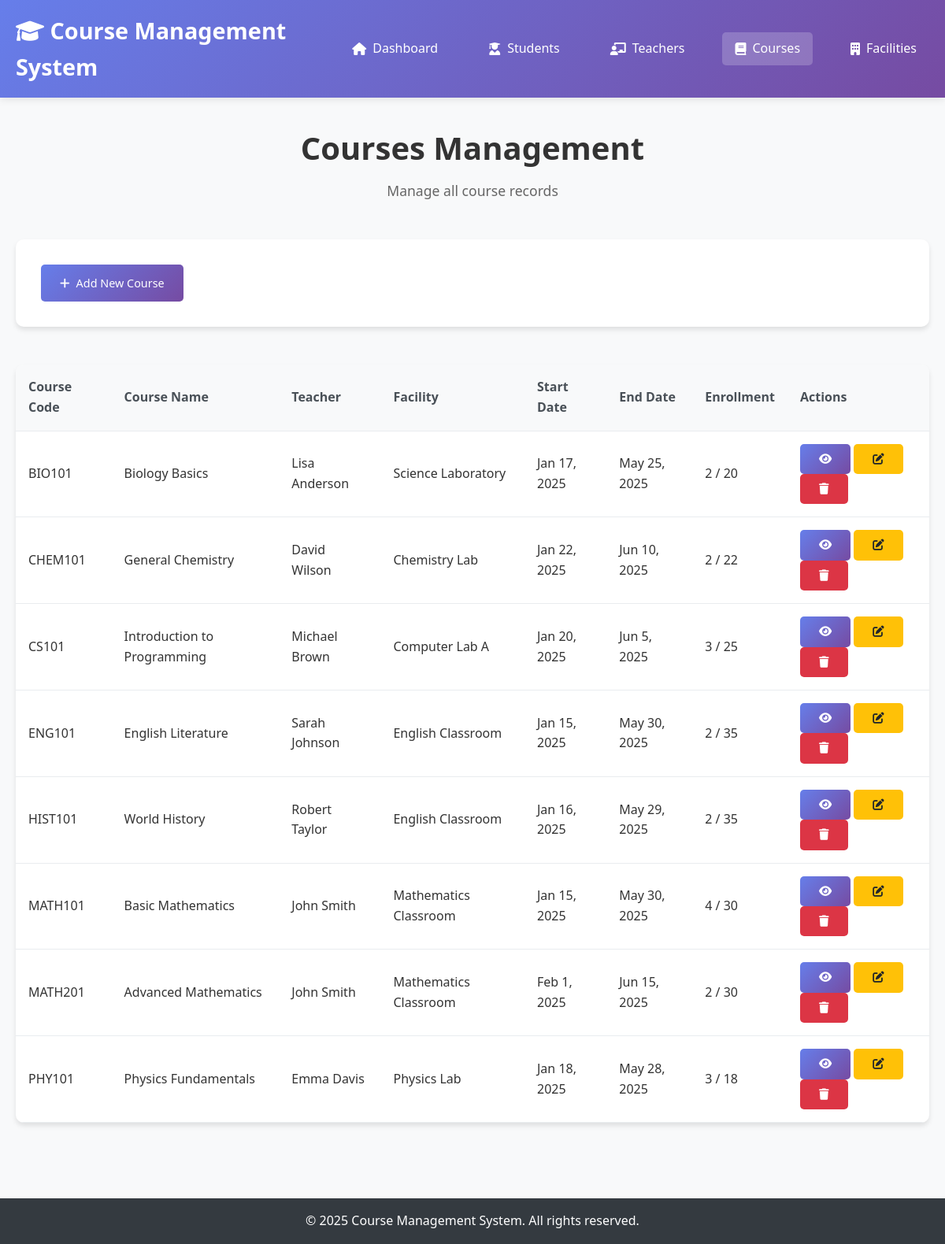
Screenshot of /courses/index.php with the database file from the repository.
### tables this page shows
CREATE TABLE courses (
    emblem VARCHAR(20) PRIMARY KEY,
    name VARCHAR(100) NOT NULL,
    description TEXT,
    start_day DATE NOT NULL,
    rest_of_day DATE NOT NULL,
    teacher_id INT,
    facility_id VARCHAR(20),
    FOREIGN KEY (teacher_id) REFERENCES teachers(identification_number) ON DELETE SET NULL,
    FOREIGN KEY (facility_id) REFERENCES facilities(emblem) ON DELETE SET NULL
);

CREATE TABLE facilities (
    emblem VARCHAR(20) PRIMARY KEY,
    name VARCHAR(100) NOT NULL,
    capacity INT NOT NULL
);

### config/database.php (called while the page is built, shortened)
<?php
function executeQuery($pdo, $sql, $params = []) {
    try {
        $stmt = $pdo->prepare($sql);
        $stmt->execute($params);
        return $stmt;
    } catch(PDOException $e) {
        throw new Exception("Query failed: " . $e->getMessage());
    }
}
?>

### courses/index.php (the view, shortened to what this page needs)
<?php
require_once '../config/database.php';
try {
    $sql = "SELECT c.*,
                   CONCAT(t.first_name, ' ', t.surname) as teacher_name,
                   f.name as facility_name,
                   f.capacity,
                   COUNT(cl.student_id) as enrollment_count
            FROM courses c
            LEFT JOIN teachers t ON c.teacher_id = t.identification_number
            LEFT JOIN facilities f ON c.facility_id = f.emblem
            LEFT JOIN course_logins cl ON c.emblem = cl.course_id
            GROUP BY c.emblem";
    $stmt = executeQuery($pdo, $sql);
    $courses = $stmt->fetchAll();
} catch(Exception $e) {
    $error = "Error loading courses: " . $e->getMessage();
}
?>
<!DOCTYPE html>
<html lang="en">
<head>
    <link rel="stylesheet" href="../css/style.css">
    <link href="https://cdnjs.cloudflare.com/ajax/libs/font-awesome/6.0.0/css/all.min.css" rel="stylesheet">
</head>
<body>
    <header>
        <nav class="navbar">
            <div class="nav-container">
                <h1><i class="fas fa-graduation-cap"></i> Course Management System</h1>
                <ul class="nav-menu">
                    <li><a href="../index.php"><i class="fas fa-home"></i> Dashboard</a></li>
                    <li><a href="../students/index.php"><i class="fas fa-user-graduate"></i> Students</a></li>
                    <li><a href="../teachers/index.php"><i class="fas fa-chalkboard-teacher"></i> Teachers</a></li>
                    <li><a href="index.php" class="active"><i class="fas fa-book"></i> Courses</a></li>
                    <li><a href="../facilities/index.php"><i class="fas fa-building"></i> Facilities</a></li>
                </ul>
            </div>
        </nav>
    </header>
    <main class="main-content">
        <div class="container">
            <div class="dashboard-header">
                <h2>Courses Management</h2>
                <p>Manage all course records</p>
            </div>
            <div class="quick-actions">
                <a href="add.php" class="btn btn-primary">
                    <i class="fas fa-plus"></i> Add New Course
                </a>
            </div>
            <div class="table">
                <table>
                    <thead>
                        <tr>
                            <th>Course Code</th>
                            <th>Course Name</th>
                            <th>Teacher</th>
                            <th>Facility</th>
                            <th>Start Date</th>
                            <th>End Date</th>
                            <th>Enrollment</th>
                            <th>Actions</th>
                        </tr>
                    </thead>
                    <tbody>
                        <?php if (isset($courses) && count($courses) > 0): ?>
                            <?php foreach ($courses as $course): ?>
                                <tr>
                                    <td><?= htmlspecialchars($course['emblem']) ?></td>
                                    <td><?= htmlspecialchars($course['name']) ?></td>
                                    <td><?= htmlspecialchars($course['teacher_name'] ?: 'No teacher assigned') ?></td>
                                    <td>
                                        <?= htmlspecialchars($course['facility_name'] ?: 'No facility assigned') ?>
                                    </td>
                                    <td><?= htmlspecialchars(date('M j, Y', strtotime($course['start_day']))) ?></td>
                                    <td><?= htmlspecialchars(date('M j, Y', strtotime($course['rest_of_day']))) ?></td>
                                    <td>
                                        <?= $course['enrollment_count'] ?>
                                        <?php if ($course['capacity']): ?>
                                            / <?= $course['capacity'] ?>
                                        <?php endif; ?>
                                    </td>
                                    <td>
                                        <a href="view.php?id=<?= urlencode($course['emblem']) ?>" class="btn btn-primary" title="View Details">
                                            <i class="fas fa-eye"></i>
                                        </a>
                                        <a href="edit.php?id=<?= urlencode($course['emblem']) ?>" class="btn btn-warning" title="Edit">
                                            <i class="fas fa-edit"></i>
                                        </a>
                                        <a href="?delete=<?= urlencode($course['emblem']) ?>"
                                           class="btn btn-danger"
                                           title="Delete"
                                           onclick="return confirm('Are you sure you want to delete this course?')">
                                            <i class="fas fa-trash"></i>
                                        </a>
                                    </td>
                                </tr>
                            <?php endforeach; ?>
                        <?php endif; ?>
                    </tbody>
                </table>
            </div>
        </div>
    </main>
    <footer>
        <div class="container">
            <p>&copy; 2025 Course Management System. All rights reserved.</p>
        </div>
    </footer>
</body>
</html>

### css/style.css (style rules this page uses)
* { margin: 0; padding: 0; box-sizing: border-box; }
body { font-family: 'Segoe UI', Tahoma, Geneva, Verdana, sans-serif; line-height: 1.6; color: #333; background-color: #f8f9fa; }
.container { max-width: 1200px; margin: 0 auto; padding: 0 20px; }
header { background: linear-gradient(135deg, #667eea 0%, #764ba2 100%); color: white; box-shadow: 0 2px 10px rgba(0,0,0,0.1); }
.navbar { padding: 1rem 0; }
.nav-container { display: flex; justify-content: space-between; align-items: center; max-width: 1200px; margin: 0 auto; padding: 0 20px; }
.navbar h1 { font-size: 1.8rem; font-weight: 600; }
.nav-menu { display: flex; list-style: none; gap: 2rem; }
.nav-menu a { color: white; text-decoration: none; padding: 0.5rem 1rem; border-radius: 5px; transition: background-color 0.3s; display: flex; align-items: center; gap: 0.5rem; }
.nav-menu a:hover, .nav-menu a.active { background-color: rgba(255,255,255,0.2); }
.main-content { min-height: calc(100vh - 120px); padding: 2rem 0; }
.dashboard-header { text-align: center; margin-bottom: 3rem; }
.dashboard-header h2 { font-size: 2.5rem; color: #333; margin-bottom: 0.5rem; }
.dashboard-header p { font-size: 1.1rem; color: #666; }
.quick-actions { background: white; padding: 2rem; border-radius: 10px; box-shadow: 0 4px 6px rgba(0,0,0,0.1); margin-bottom: 3rem; }
.btn { display: inline-flex; align-items: center; gap: 0.5rem; padding: 0.75rem 1.5rem; border: none; border-radius: 5px; text-decoration: none; font-weight: 500; cursor: pointer; transition: all 0.3s; font-size: 0.9rem; }
.btn-primary { background: linear-gradient(135deg, #667eea 0%, #764ba2 100%); color: white; }
.btn-danger { background: #dc3545; color: white; }
.btn-warning { background: #ffc107; color: #212529; }
.table { width: 100%; background: white; border-radius: 10px; overflow: hidden; box-shadow: 0 4px 6px rgba(0,0,0,0.1); margin-bottom: 2rem; }
.table table { width: 100%; border-collapse: collapse; }
.table th, .table td { padding: 1rem; text-align: left; border-bottom: 1px solid #e9ecef; }
.table th { background: #f8f9fa; font-weight: 600; color: #495057; }
footer { background: #343a40; color: white; text-align: center; padding: 1rem 0; margin-top: 2rem; }

### rows the page displays
courses: emblem "BIO101", name "Biology Basics", teacher_name "Lisa Anderson", facility.name "Science Laboratory", start_day "Jan 17, 2025", rest_of_day "May 25, 2025", enrollment_count "2", facility.capacity "20"
courses: emblem "CHEM101", name "General Chemistry", teacher_name "David Wilson", facility.name "Chemistry Lab", start_day "Jan 22, 2025", rest_of_day "Jun 10, 2025", enrollment_count "2", facility.capacity "22"
courses: emblem "CS101", name "Introduction to Programming", teacher_name "Michael Brown", facility.name "Computer Lab A", start_day "Jan 20, 2025", rest_of_day "Jun 5, 2025", enrollment_count "3", facility.capacity "25"
courses: emblem "ENG101", name "English Literature", teacher_name "Sarah Johnson", facility.name "English Classroom", start_day "Jan 15, 2025", rest_of_day "May 30, 2025", enrollment_count "2", facility.capacity "35"
courses: emblem "HIST101", name "World History", teacher_name "Robert Taylor", facility.name "English Classroom", start_day "Jan 16, 2025", rest_of_day "May 29, 2025", enrollment_count "2", facility.capacity "35"
courses: emblem "MATH101", name "Basic Mathematics", teacher_name "John Smith", facility.name "Mathematics Classroom", start_day "Jan 15, 2025", rest_of_day "May 30, 2025", enrollment_count "4", facility.capacity "30"
courses: emblem "MATH201", name "Advanced Mathematics", teacher_name "John Smith", facility.name "Mathematics Classroom", start_day "Feb 1, 2025", rest_of_day "Jun 15, 2025", enrollment_count "2", facility.capacity "30"
courses: emblem "PHY101", name "Physics Fundamentals", teacher_name "Emma Davis", facility.name "Physics Lab", start_day "Jan 18, 2025", rest_of_day "May 28, 2025", enrollment_count "3", facility.capacity "18"
